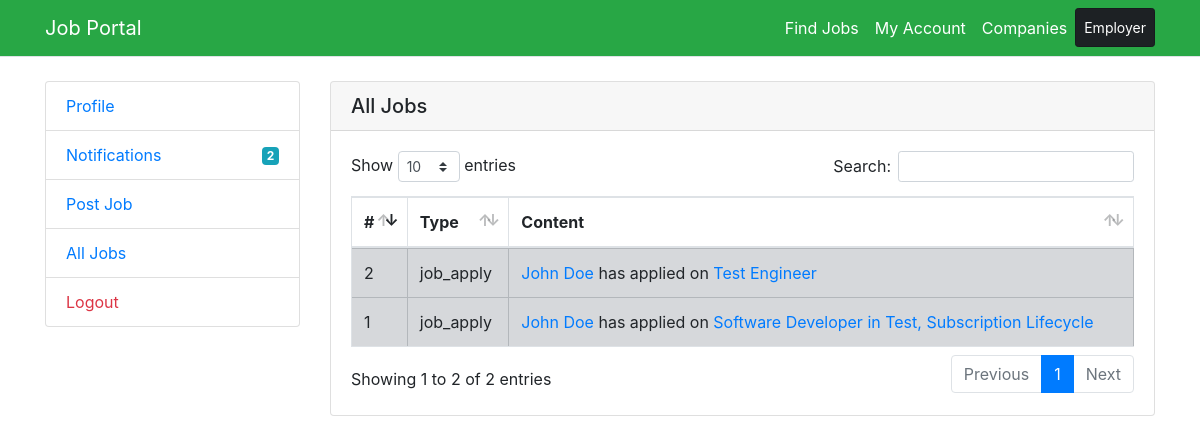
/company/notifications (signed in), run on the app's committed database.
### main/models.py (models this page shows, shortened)
class Notification(models.Model):
    user_id=models.CharField(max_length=200,default='0')
    receiver_id=models.CharField(max_length=200,default='0')
    ref_type=models.CharField(max_length=200)
    ref_id=models.CharField(max_length=200)
    ref_content=models.CharField(max_length=200)
    read_status=models.BooleanField(default=False)

### main/views.py (the view)
# urls.py: path('company/notifications',views.company_notifications,name='company-notifications'),
def company_notifications(request):
    notifications=Notification.objects.filter(receiver_id=request.session['companyId']).order_by('-read_status')
    return render(request,'company/notifications.html',{'notifications':notifications})

### main/context_processor.py (called while the page is built)
def company_noti_count(request):
    total_notification=0
    if 'companyId' in request.session:
        company=request.session['companyId']
        total_notification=Notification.objects.filter(receiver_id=company).count()
    return {'totalNotification':total_notification}

### main/templates/company/notifications.html (shortened to what this page needs)
{% extends "base.html" %}
{% load static %}
{% load widget_tweaks %}
{% block content %}
<div class="row">
    <div class="col-md-3">
        {% include 'company/left-sidebar.html' %}
    </div>
    <div class="col-md-9">
        <div class="card">
            <h5 class="card-header">All Jobs</h5>
            <div class="card-body">
                <table class="table table-bordered" id="dataTable">
                    <thead>
                        <tr>
                            <th>#</th>
                            <th>Type</th>
                            <th>Content</th>
                        </tr>
                    </thead>
                    <tbody>
                        {% if notifications %}
                            {% for noti in notifications %}
                            {% if noti.read_status %}
                            <tr>
                            {% else %}
                            <tr class="table-secondary">
                            {% endif %}
                                    <td>{{forloop.counter}}</td>
                                    <td>{{noti.ref_type}}</td>
                                    <td>{{noti.ref_content|safe}}</td>
                                </tr>
                            {% endfor %}
                        {% endif %}
                    </tbody>
                </table>
            </div>
        </div>
    </div>
</div>
<link rel="stylesheet" href="{% static 'lib/dataTable/css/dataTables.bootstrap4.min.css' %}">
<link rel="stylesheet" href="{% static 'lib/dataTable/dataTables.min.css' %}">
{% endblock %}

### data on the page
Notification: ref_type "job_apply", ref_content "John Doe has applied on Software Developer in Test, Subscription Lifecycle"
Notification: ref_type "job_apply", ref_content "John Doe has applied on Test Engineer"

### other printed values
{{ totalNotification }} "2"
